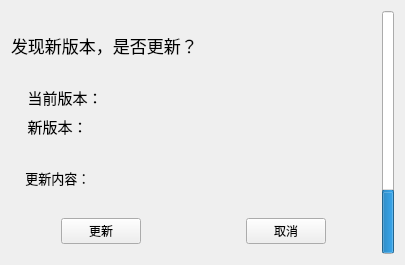
<?xml version="1.0" encoding="UTF-8"?>
<ui version="4.0">
 <class>Form</class>
 <widget class="QWidget" name="Form">
  <property name="windowModality">
   <enum>Qt::WindowModal</enum>
  </property>
  <property name="geometry">
   <rect>
    <x>0</x>
    <y>0</y>
    <width>405</width>
    <height>265</height>
   </rect>
  </property>
  <property name="sizePolicy">
   <sizepolicy hsizetype="Fixed" vsizetype="Fixed">
    <horstretch>0</horstretch>
    <verstretch>0</verstretch>
   </sizepolicy>
  </property>
  <property name="windowTitle">
   <string>软件更新</string>
  </property>
  <layout class="QHBoxLayout" name="horizontalLayout_2">
   <item>
    <layout class="QVBoxLayout" name="verticalLayout">
     <property name="bottomMargin">
      <number>10</number>
     </property>
     <item>
      <layout class="QGridLayout" name="gridLayout" rowstretch="4,1,1,4">
       <property name="bottomMargin">
        <number>0</number>
       </property>
       <item row="0" column="0">
        <widget class="QLabel" name="label">
         <property name="font">
          <font>
           <pointsize>13</pointsize>
          </font>
         </property>
         <property name="text">
          <string>发现新版本，是否更新？</string>
         </property>
        </widget>
       </item>
       <item row="1" column="0">
        <widget class="QLabel" name="lab_current_ver">
         <property name="font">
          <font>
           <pointsize>11</pointsize>
          </font>
         </property>
         <property name="text">
          <string>    当前版本：</string>
         </property>
        </widget>
       </item>
       <item row="3" column="0">
        <widget class="QLabel" name="lab_update_content">
         <property name="font">
          <font>
           <pointsize>10</pointsize>
          </font>
         </property>
         <property name="text">
          <string>    更新内容：</string>
         </property>
         <property name="wordWrap">
          <bool>true</bool>
         </property>
        </widget>
       </item>
       <item row="2" column="0">
        <widget class="QLabel" name="lab_new_ver">
         <property name="font">
          <font>
           <pointsize>11</pointsize>
          </font>
         </property>
         <property name="text">
          <string>    新版本：</string>
         </property>
        </widget>
       </item>
      </layout>
     </item>
     <item>
      <layout class="QHBoxLayout" name="horizontalLayout">
       <item>
        <spacer name="horizontalSpacer_2">
         <property name="orientation">
          <enum>Qt::Horizontal</enum>
         </property>
         <property name="sizeHint" stdset="0">
          <size>
           <width>40</width>
           <height>20</height>
          </size>
         </property>
        </spacer>
       </item>
       <item>
        <widget class="QPushButton" name="btn_update">
         <property name="text">
          <string>更新</string>
         </property>
        </widget>
       </item>
       <item>
        <spacer name="horizontalSpacer_4">
         <property name="orientation">
          <enum>Qt::Horizontal</enum>
         </property>
         <property name="sizeHint" stdset="0">
          <size>
           <width>40</width>
           <height>20</height>
          </size>
         </property>
        </spacer>
       </item>
       <item>
        <spacer name="horizontalSpacer">
         <property name="orientation">
          <enum>Qt::Horizontal</enum>
         </property>
         <property name="sizeHint" stdset="0">
          <size>
           <width>40</width>
           <height>20</height>
          </size>
         </property>
        </spacer>
       </item>
       <item>
        <widget class="QPushButton" name="btn_cancel">
         <property name="text">
          <string>取消</string>
         </property>
        </widget>
       </item>
       <item>
        <spacer name="horizontalSpacer_3">
         <property name="orientation">
          <enum>Qt::Horizontal</enum>
         </property>
         <property name="sizeHint" stdset="0">
          <size>
           <width>40</width>
           <height>20</height>
          </size>
         </property>
        </spacer>
       </item>
      </layout>
     </item>
    </layout>
   </item>
   <item>
    <widget class="QProgressBar" name="download_progress">
     <property name="maximumSize">
      <size>
       <width>12</width>
       <height>16777215</height>
      </size>
     </property>
     <property name="value">
      <number>25</number>
     </property>
     <property name="alignment">
      <set>Qt::AlignRight|Qt::AlignTrailing|Qt::AlignVCenter</set>
     </property>
     <property name="textVisible">
      <bool>false</bool>
     </property>
     <property name="orientation">
      <enum>Qt::Vertical</enum>
     </property>
    </widget>
   </item>
  </layout>
 </widget>
 <resources/>
 <connections/>
</ui>
